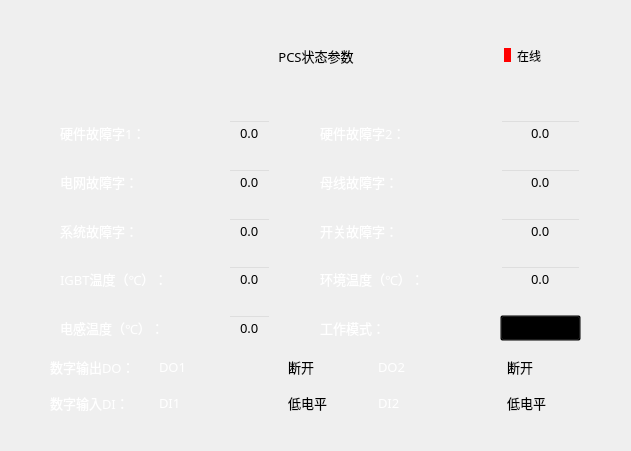
             <widget class="QWidget" name="widget_9" native="true">
              <property name="geometry">
               <rect>
                <x>9</x>
                <y>9</y>
                <width>631</width>
                <height>451</height>
               </rect>
              </property>
              <property name="styleSheet">
               <string notr="true">QWidget#widget_9
{
    border-image: url(:/res/Boxback.png);
}</string>
              </property>
              <widget class="QWidget" name="widget_6" native="true">
               <property name="geometry">
                <rect>
                 <x>80</x>
                 <y>20</y>
                 <width>461</width>
                 <height>71</height>
                </rect>
               </property>
               <property name="styleSheet">
                <string notr="true">background-color:transparent;</string>
               </property>
               <layout class="QHBoxLayout" name="horizontalLayout_10" stretch="0,1,1,0,0">
                <item>
                 <spacer name="horizontalSpacer_33">
                  <property name="orientation">
                   <enum>Qt::Horizontal</enum>
                  </property>
                  <property name="sizeHint" stdset="0">
                   <size>
                    <width>175</width>
                    <height>40</height>
                   </size>
                  </property>
                 </spacer>
                </item>
                <item>
                 <widget class="QLabel" name="label_38">
                  <property name="sizePolicy">
                   <sizepolicy hsizetype="Expanding" vsizetype="Preferred">
                    <horstretch>0</horstretch>
                    <verstretch>0</verstretch>
                   </sizepolicy>
                  </property>
                  <property name="font">
                   <font>
                    <family>黑体</family>
                    <pointsize>10</pointsize>
                   </font>
                  </property>
                  <property name="styleSheet">
                   <string notr="true">background-color:transparent;
border-image: url();</string>
                  </property>
                  <property name="text">
                   <string>PCS状态参数</string>
                  </property>
                  <property name="alignment">
                   <set>Qt::AlignCenter</set>
                  </property>
                 </widget>
                </item>
                <item>
                 <spacer name="horizontalSpacer_34">
                  <property name="orientation">
                   <enum>Qt::Horizontal</enum>
                  </property>
                  <property name="sizeHint" stdset="0">
                   <size>
                    <width>494</width>
                    <height>40</height>
                   </size>
                  </property>
                 </spacer>
                </item>
                <item>
                 <widget class="QLabel" name="modbus_status_6">
                  <property name="sizePolicy">
                   <sizepolicy hsizetype="Preferred" vsizetype="Fixed">
                    <horstretch>0</horstretch>
                    <verstretch>0</verstretch>
                   </sizepolicy>
                  </property>
                  <property name="styleSheet">
                   <string notr="true">background-color: rgb(255, 0, 0);
border-image: url();</string>
                  </property>
                  <property name="text">
                   <string/>
                  </property>
                 </widget>
                </item>
                <item>
                 <widget class="QLabel" name="label_39">
                  <property name="font">
                   <font>
                    <family>黑体</family>
                   </font>
                  </property>
                  <property name="styleSheet">
                   <string notr="true">border-image: url();
background-color:transparent;</string>
                  </property>
                  <property name="text">
                   <string>在线</string>
                  </property>
                 </widget>
                </item>
               </layout>
              </widget>
              <widget class="QWidget" name="widget" native="true">
               <property name="geometry">
                <rect>
                 <x>60</x>
                 <y>120</y>
                 <width>211</width>
                 <height>221</height>
                </rect>
               </property>
               <property name="styleSheet">
                <string notr="true">background-color:transparent;</string>
               </property>
               <layout class="QGridLayout" name="gridLayout_20">
                <item row="0" column="0">
                 <widget class="QLabel" name="label_83">
                  <property name="font">
                   <font>
                    <family>黑体</family>
                    <pointsize>10</pointsize>
                   </font>
                  </property>
                  <property name="styleSheet">
                   <string notr="true">background-color:transparent;
</string>
                  </property>
                  <property name="text">
                   <string>&lt;html&gt;&lt;head/&gt;&lt;body&gt;&lt;p&gt;&lt;span style=&quot; color:#ffffff;&quot;&gt;硬件故障字1：&lt;/span&gt;&lt;/p&gt;&lt;/body&gt;&lt;/html&gt;</string>
                  </property>
                 </widget>
                </item>
                <item row="0" column="1">
                 <widget class="QLineEdit" name="lineEdit_80">
                  <property name="font">
                   <font>
                    <family>黑体</family>
                    <pointsize>10</pointsize>
                   </font>
                  </property>
                  <property name="styleSheet">
                   <string notr="true">background-color:transparent;</string>
                  </property>
                  <property name="text">
                   <string>0.0</string>
                  </property>
                  <property name="alignment">
                   <set>Qt::AlignCenter</set>
                  </property>
                 </widget>
                </item>
                <item row="1" column="0">
                 <spacer name="verticalSpacer_82">
                  <property name="orientation">
                   <enum>Qt::Vertical</enum>
                  </property>
                  <property name="sizeHint" stdset="0">
                   <size>
                    <width>221</width>
                    <height>13</height>
                   </size>
                  </property>
                 </spacer>
                </item>
                <item row="2" column="0">
                 <widget class="QLabel" name="label_82">
                  <property name="font">
                   <font>
                    <family>黑体</family>
                    <pointsize>10</pointsize>
                   </font>
                  </property>
                  <property name="styleSheet">
                   <string notr="true">background-color:transparent;</string>
                  </property>
                  <property name="text">
                   <string>&lt;html&gt;&lt;head/&gt;&lt;body&gt;&lt;p&gt;&lt;span style=&quot; color:#ffffff;&quot;&gt;电网故障字：&lt;/span&gt;&lt;/p&gt;&lt;/body&gt;&lt;/html&gt;</string>
                  </property>
                 </widget>
                </item>
                <item row="2" column="1">
                 <widget class="QLineEdit" name="lineEdit_81">
                  <property name="sizePolicy">
                   <sizepolicy hsizetype="Expanding" vsizetype="Expanding">
                    <horstretch>0</horstretch>
                    <verstretch>0</verstretch>
                   </sizepolicy>
                  </property>
                  <property name="font">
                   <font>
                    <family>黑体</family>
                    <pointsize>10</pointsize>
                   </font>
                  </property>
                  <property name="styleSheet">
                   <string notr="true">background-color:transparent;</string>
                  </property>
                  <property name="text">
                   <string>0.0</string>
                  </property>
                  <property name="alignment">
                   <set>Qt::AlignCenter</set>
                  </property>
                 </widget>
                </item>
                <item row="3" column="0">
                 <spacer name="verticalSpacer_83">
                  <property name="orientation">
                   <enum>Qt::Vertical</enum>
                  </property>
                  <property name="sizeHint" stdset="0">
                   <size>
                    <width>221</width>
                    <height>13</height>
                   </size>
                  </property>
                 </spacer>
                </item>
                <item row="4" column="0">
                 <widget class="QLabel" name="label_81">
                  <property name="font">
                   <font>
                    <family>黑体</family>
                    <pointsize>10</pointsize>
                   </font>
                  </property>
                  <property name="styleSheet">
                   <string notr="true">background-color:transparent;</string>
                  </property>
                  <property name="text">
                   <string>&lt;html&gt;&lt;head/&gt;&lt;body&gt;&lt;p&gt;&lt;span style=&quot; color:#ffffff;&quot;&gt;系统故障字：&lt;/span&gt;&lt;/p&gt;&lt;/body&gt;&lt;/html&gt;</string>
                  </property>
                 </widget>
                </item>
                <item row="4" column="1">
                 <widget class="QLineEdit" name="lineEdit_78">
                  <property name="sizePolicy">
                   <sizepolicy hsizetype="Expanding" vsizetype="Expanding">
                    <horstretch>0</horstretch>
                    <verstretch>0</verstretch>
                   </sizepolicy>
                  </property>
                  <property name="font">
                   <font>
                    <family>黑体</family>
                    <pointsize>10</pointsize>
                   </font>
                  </property>
                  <property name="styleSheet">
                   <string notr="true">background-color:transparent;</string>
                  </property>
                  <property name="text">
                   <string>0.0</string>
                  </property>
                  <property name="alignment">
                   <set>Qt::AlignCenter</set>
                  </property>
                 </widget>
                </item>
                <item row="5" column="0">
                 <spacer name="verticalSpacer_85">
                  <property name="orientation">
                   <enum>Qt::Vertical</enum>
                  </property>
                  <property name="sizeHint" stdset="0">
                   <size>
                    <width>221</width>
                    <height>13</height>
                   </size>
                  </property>
                 </spacer>
                </item>
                <item row="6" column="0">
                 <widget class="QLabel" name="label_43">
                  <property name="font">
                   <font>
                    <family>黑体</family>
                    <pointsize>10</pointsize>
                   </font>
                  </property>
                  <property name="styleSheet">
                   <string notr="true">background-color:transparent;</string>
                  </property>
                  <property name="text">
                   <string>&lt;html&gt;&lt;head/&gt;&lt;body&gt;&lt;p&gt;&lt;span style=&quot; color:#ffffff;&quot;&gt;IGBT温度（℃）：&lt;/span&gt;&lt;/p&gt;&lt;/body&gt;&lt;/html&gt;</string>
                  </property>
                 </widget>
                </item>
                <item row="6" column="1">
                 <widget class="QLineEdit" name="lineEdit_41">
                  <property name="sizePolicy">
                   <sizepolicy hsizetype="Expanding" vsizetype="Expanding">
                    <horstretch>0</horstretch>
                    <verstretch>0</verstretch>
                   </sizepolicy>
                  </property>
                  <property name="font">
                   <font>
                    <family>黑体</family>
                    <pointsize>10</pointsize>
                   </font>
                  </property>
                  <property name="styleSheet">
                   <string notr="true">background-color:transparent;</string>
                  </property>
                  <property name="text">
                   <string>0.0</string>
                  </property>
                  <property name="alignment">
                   <set>Qt::AlignCenter</set>
                  </property>
                 </widget>
                </item>
                <item row="7" column="0">
                 <spacer name="verticalSpacer_51">
                  <property name="orientation">
                   <enum>Qt::Vertical</enum>
                  </property>
                  <property name="sizeHint" stdset="0">
                   <size>
                    <width>221</width>
                    <height>13</height>
                   </size>
                  </property>
                 </spacer>
                </item>
                <item row="8" column="0">
                 <widget class="QLabel" name="label_45">
                  <property name="font">
                   <font>
                    <family>黑体</family>
                    <pointsize>10</pointsize>
                   </font>
                  </property>
                  <property name="styleSheet">
                   <string notr="true">background-color:transparent;</string>
                  </property>
                  <property name="text">
                   <string>&lt;html&gt;&lt;head/&gt;&lt;body&gt;&lt;p&gt;&lt;span style=&quot; color:#ffffff;&quot;&gt;电感温度（℃）：&lt;/span&gt;&lt;/p&gt;&lt;/body&gt;&lt;/html&gt;</string>
                  </property>
                 </widget>
                </item>
                <item row="8" column="1">
                 <widget class="QLineEdit" name="lineEdit_43">
                  <property name="sizePolicy">
                   <sizepolicy hsizetype="Expanding" vsizetype="Expanding">
                    <horstretch>0</horstretch>
                    <verstretch>0</verstretch>
                   </sizepolicy>
                  </property>
                  <property name="font">
                   <font>
                    <family>黑体</family>
                    <pointsize>10</pointsize>
                   </font>
                  </property>
                  <property name="styleSheet">
                   <string notr="true">background-color:transparent;</string>
                  </property>
                  <property name="text">
                   <string>0.0</string>
                  </property>
                  <property name="alignment">
                   <set>Qt::AlignCenter</set>
                  </property>
                 </widget>
                </item>
               </layout>
              </widget>
              <widget class="QWidget" name="widget" native="true">
               <property name="geometry">
                <rect>
                 <x>320</x>
                 <y>120</y>
                 <width>261</width>
                 <height>221</height>
                </rect>
               </property>
               <property name="font">
                <font>
                 <family>黑体</family>
                 <pointsize>10</pointsize>
                </font>
               </property>
               <property name="styleSheet">
                <string notr="true">background-color:transparent;</string>
               </property>
               <layout class="QGridLayout" name="gridLayout_21">
                <item row="0" column="0">
                 <widget class="QLabel" name="label_77">
                  <property name="font">
                   <font>
                    <family>黑体</family>
                    <pointsize>10</pointsize>
                   </font>
                  </property>
                  <property name="styleSheet">
                   <string notr="true">background-color:transparent;</string>
                  </property>
                  <property name="text">
                   <string>&lt;html&gt;&lt;head/&gt;&lt;body&gt;&lt;p&gt;&lt;span style=&quot; color:#ffffff;&quot;&gt;硬件故障字2：&lt;/span&gt;&lt;/p&gt;&lt;/body&gt;&lt;/html&gt;</string>
                  </property>
                 </widget>
                </item>
                <item row="1" column="0">
                 <spacer name="verticalSpacer_81">
                  <property name="orientation">
                   <enum>Qt::Vertical</enum>
                  </property>
                  <property name="sizeHint" stdset="0">
                   <size>
                    <width>221</width>
                    <height>13</height>
                   </size>
                  </property>
                 </spacer>
                </item>
                <item row="2" column="0">
                 <widget class="QLabel" name="label_78">
                  <property name="font">
                   <font>
                    <family>黑体</family>
                    <pointsize>10</pointsize>
                   </font>
                  </property>
                  <property name="styleSheet">
                   <string notr="true">background-color:transparent;</string>
                  </property>
                  <property name="text">
                   <string>&lt;html&gt;&lt;head/&gt;&lt;body&gt;&lt;p&gt;&lt;span style=&quot; color:#ffffff;&quot;&gt;母线故障字：&lt;/span&gt;&lt;/p&gt;&lt;/body&gt;&lt;/html&gt;</string>
                  </property>
                 </widget>
                </item>
                <item row="3" column="0">
                 <spacer name="verticalSpacer_79">
                  <property name="orientation">
                   <enum>Qt::Vertical</enum>
                  </property>
                  <property name="sizeHint" stdset="0">
                   <size>
                    <width>221</width>
                    <height>13</height>
                   </size>
                  </property>
                 </spacer>
                </item>
                <item row="4" column="0">
                 <widget class="QLabel" name="label_79">
                  <property name="font">
                   <font>
                    <family>黑体</family>
                    <pointsize>10</pointsize>
                   </font>
                  </property>
                  <property name="styleSheet">
                   <string notr="true">background-color:transparent;</string>
                  </property>
                  <property name="text">
                   <string>&lt;html&gt;&lt;head/&gt;&lt;body&gt;&lt;p&gt;&lt;span style=&quot; color:#ffffff;&quot;&gt;开关故障字：&lt;/span&gt;&lt;/p&gt;&lt;/body&gt;&lt;/html&gt;</string>
                  </property>
                 </widget>
                </item>
                <item row="5" column="0">
                 <spacer name="verticalSpacer_80">
                  <property name="orientation">
                   <enum>Qt::Vertical</enum>
                  </property>
                  <property name="sizeHint" stdset="0">
                   <size>
                    <width>221</width>
                    <height>13</height>
                   </size>
                  </property>
                 </spacer>
                </item>
                <item row="7" column="0">
                 <spacer name="verticalSpacer_84">
                  <property name="orientation">
                   <enum>Qt::Vertical</enum>
                  </property>
                  <property name="sizeHint" stdset="0">
                   <size>
                    <width>221</width>
                    <height>13</height>
                   </size>
                  </property>
                 </spacer>
                </item>
                <item row="8" column="0">
                 <widget class="QLabel" name="label_188">
                  <property name="font">
                   <font>
                    <family>黑体</family>
                    <pointsize>10</pointsize>
                   </font>
                  </property>
                  <property name="styleSheet">
                   <string notr="true">background-color:transparent;</string>
                  </property>
                  <property name="text">
                   <string>&lt;html&gt;&lt;head/&gt;&lt;body&gt;&lt;p&gt;&lt;span style=&quot; color:#ffffff;&quot;&gt;工作模式：&lt;/span&gt;&lt;/p&gt;&lt;/body&gt;&lt;/html&gt;</string>
                  </property>
                 </widget>
                </item>
                <item row="6" column="0">
                 <widget class="QLabel" name="label_44">
                  <property name="font">
                   <font>
                    <family>黑体</family>
                    <pointsize>10</pointsize>
                   </font>
                  </property>
                  <property name="styleSheet">
                   <string notr="true">background-color:transparent;</string>
                  </property>
                  <property name="text">
                   <string>&lt;html&gt;&lt;head/&gt;&lt;body&gt;&lt;p&gt;&lt;span style=&quot; color:#ffffff;&quot;&gt;环境温度（℃）：&lt;/span&gt;&lt;/p&gt;&lt;/body&gt;&lt;/html&gt;</string>
                  </property>
                 </widget>
                </item>
                <item row="2" column="1" colspan="2">
                 <widget class="QLineEdit" name="lineEdit_77">
                  <property name="sizePolicy">
                   <sizepolicy hsizetype="Expanding" vsizetype="Expanding">
                    <horstretch>0</horstretch>
                    <verstretch>0</verstretch>
                   </sizepolicy>
                  </property>
                  <property name="font">
                   <font>
                    <family>黑体</family>
                    <pointsize>10</pointsize>
                   </font>
                  </property>
                  <property name="styleSheet">
                   <string notr="true">background-color:transparent;</string>
                  </property>
                  <property name="text">
                   <string>0.0</string>
                  </property>
                  <property name="alignment">
                   <set>Qt::AlignCenter</set>
                  </property>
                 </widget>
                </item>
                <item row="0" column="1" colspan="2">
                 <widget class="QLineEdit" name="lineEdit_76">
                  <property name="sizePolicy">
                   <sizepolicy hsizetype="Expanding" vsizetype="Expanding">
                    <horstretch>0</horstretch>
                    <verstretch>0</verstretch>
                   </sizepolicy>
                  </property>
                  <property name="font">
                   <font>
                    <family>黑体</family>
                    <pointsize>10</pointsize>
                   </font>
                  </property>
                  <property name="styleSheet">
                   <string notr="true">background-color:transparent;</string>
                  </property>
                  <property name="text">
                   <string>0.0</string>
                  </property>
                  <property name="alignment">
                   <set>Qt::AlignCenter</set>
                  </property>
                 </widget>
                </item>
                <item row="8" column="1" colspan="2">
                 <widget class="QComboBox" name="comboBox_2">
                  <property name="font">
                   <font>
                    <family>黑体</family>
                    <pointsize>10</pointsize>
                   </font>
                  </property>
                  <property name="styleSheet">
                   <string notr="true">background-color:transparent;</string>
                  </property>
                  <item>
                   <property name="text">
                    <string>电池恒压</string>
                   </property>
                  </item>
                 </widget>
                </item>
                <item row="6" column="1" colspan="2">
                 <widget class="QLineEdit" name="lineEdit_42">
                  <property name="sizePolicy">
                   <sizepolicy hsizetype="Expanding" vsizetype="Expanding">
                    <horstretch>0</horstretch>
                    <verstretch>0</verstretch>
                   </sizepolicy>
                  </property>
                  <property name="font">
                   <font>
                    <family>黑体</family>
                    <pointsize>10</pointsize>
                   </font>
                  </property>
                  <property name="styleSheet">
                   <string notr="true">background-color:transparent;</string>
                  </property>
                  <property name="text">
                   <string>0.0</string>
                  </property>
                  <property name="alignment">
                   <set>Qt::AlignCenter</set>
                  </property>
                 </widget>
                </item>
                <item row="4" column="1" colspan="2">
                 <widget class="QLineEdit" name="lineEdit_74">
                  <property name="sizePolicy">
                   <sizepolicy hsizetype="Expanding" vsizetype="Expanding">
                    <horstretch>0</horstretch>
                    <verstretch>0</verstretch>
                   </sizepolicy>
                  </property>
                  <property name="font">
                   <font>
                    <family>黑体</family>
                    <pointsize>10</pointsize>
                   </font>
                  </property>
                  <property name="styleSheet">
                   <string notr="true">background-color:transparent;</string>
                  </property>
                  <property name="text">
                   <string>0.0</string>
                  </property>
                  <property name="alignment">
                   <set>Qt::AlignCenter</set>
                  </property>
                 </widget>
                </item>
               </layout>
              </widget>
              <widget class="QWidget" name="widget" native="true">
               <property name="geometry">
                <rect>
                 <x>50</x>
                 <y>350</y>
                 <width>541</width>
                 <height>70</height>
                </rect>
               </property>
               <property name="styleSheet">
                <string notr="true">background-color:transparent;</string>
               </property>
               <layout class="QGridLayout" name="gridLayout_22">
                <item row="0" column="0">
                 <widget class="QLabel" name="label_46">
                  <property name="font">
                   <font>
                    <family>黑体</family>
                    <pointsize>10</pointsize>
                   </font>
                  </property>
                  <property name="styleSheet">
                   <string notr="true">background-color:transparent;</string>
                  </property>
                  <property name="text">
                   <string>&lt;html&gt;&lt;head/&gt;&lt;body&gt;&lt;p&gt;&lt;span style=&quot; color:#ffffff;&quot;&gt;数字输出DO：&lt;/span&gt;&lt;/p&gt;&lt;/body&gt;&lt;/html&gt;</string>
                  </property>
                 </widget>
                </item>
                <item row="0" column="1">
                 <widget class="QLabel" name="label_47">
                  <property name="font">
                   <font>
                    <family>黑体</family>
                    <pointsize>10</pointsize>
                   </font>
                  </property>
                  <property name="styleSheet">
                   <string notr="true">background-color:transparent;</string>
                  </property>
                  <property name="text">
                   <string>&lt;html&gt;&lt;head/&gt;&lt;body&gt;&lt;p&gt;&lt;span style=&quot; color:#ffffff;&quot;&gt;DO1&lt;/span&gt;&lt;/p&gt;&lt;/body&gt;&lt;/html&gt;</string>
                  </property>
                 </widget>
                </item>
                <item row="0" column="2">
                 <widget class="QCheckBox" name="checkBox">
                  <property name="font">
                   <font>
                    <family>黑体</family>
                    <pointsize>10</pointsize>
                   </font>
                  </property>
                  <property name="styleSheet">
                   <string notr="true">background-color:transparent;</string>
                  </property>
                  <property name="text">
                   <string>断开</string>
                  </property>
                  <property name="tristate">
                   <bool>false</bool>
                  </property>
                 </widget>
                </item>
                <item row="0" column="3">
                 <widget class="QLabel" name="label_136">
                  <property name="font">
                   <font>
                    <family>黑体</family>
                    <pointsize>10</pointsize>
                   </font>
                  </property>
                  <property name="styleSheet">
                   <string notr="true">background-color:transparent;</string>
                  </property>
                  <property name="text">
                   <string>&lt;html&gt;&lt;head/&gt;&lt;body&gt;&lt;p&gt;&lt;span style=&quot; color:#ffffff;&quot;&gt;DO2&lt;/span&gt;&lt;/p&gt;&lt;/body&gt;&lt;/html&gt;</string>
                  </property>
                 </widget>
                </item>
                <item row="0" column="4">
                 <widget class="QCheckBox" name="checkBox_2">
                  <property name="font">
                   <font>
                    <family>黑体</family>
                    <pointsize>10</pointsize>
                   </font>
                  </property>
                  <property name="styleSheet">
                   <string notr="true">background-color:transparent;</string>
                  </property>
                  <property name="text">
                   <string>断开</string>
                  </property>
                  <property name="tristate">
                   <bool>false</bool>
                  </property>
                 </widget>
                </item>
                <item row="1" column="0">
                 <widget class="QLabel" name="label_187">
                  <property name="font">
                   <font>
                    <family>黑体</family>
                    <pointsize>10</pointsize>
                   </font>
                  </property>
                  <property name="styleSheet">
                   <string notr="true">background-color:transparent;</string>
                  </property>
                  <property name="text">
                   <string>&lt;html&gt;&lt;head/&gt;&lt;body&gt;&lt;p&gt;&lt;span style=&quot; color:#ffffff;&quot;&gt;数字输入DI：&lt;/span&gt;&lt;/p&gt;&lt;/body&gt;&lt;/html&gt;</string>
                  </property>
                 </widget>
                </item>
                <item row="1" column="1">
                 <widget class="QLabel" name="label_185">
                  <property name="font">
                   <font>
                    <family>黑体</family>
                    <pointsize>10</pointsize>
                   </font>
                  </property>
                  <property name="styleSheet">
                   <string notr="true">background-color:transparent;</string>
                  </property>
                  <property name="text">
                   <string>&lt;html&gt;&lt;head/&gt;&lt;body&gt;&lt;p&gt;&lt;span style=&quot; color:#ffffff;&quot;&gt;DI1&lt;/span&gt;&lt;/p&gt;&lt;/body&gt;&lt;/html&gt;</string>
                  </property>
                 </widget>
                </item>
                <item row="1" column="2">
                 <widget class="QCheckBox" name="checkBox_6">
                  <property name="font">
                   <font>
                    <family>黑体</family>
                    <pointsize>10</pointsize>
                   </font>
                  </property>
                  <property name="styleSheet">
                   <string notr="true">background-color:transparent;</string>
                  </property>
                  <property name="text">
                   <string>低电平</string>
                  </property>
                  <property name="tristate">
                   <bool>false</bool>
                  </property>
                 </widget>
                </item>
                <item row="1" column="3">
                 <widget class="QLabel" name="label_186">
                  <property name="font">
                   <font>
                    <family>黑体</family>
                    <pointsize>10</pointsize>
                   </font>
                  </property>
                  <property name="styleSheet">
                   <string notr="true">background-color:transparent;</string>
                  </property>
                  <property name="text">
                   <string>&lt;html&gt;&lt;head/&gt;&lt;body&gt;&lt;p&gt;&lt;span style=&quot; color:#ffffff;&quot;&gt;DI2&lt;/span&gt;&lt;/p&gt;&lt;/body&gt;&lt;/html&gt;</string>
                  </property>
                 </widget>
                </item>
                <item row="1" column="4">
                 <widget class="QCheckBox" name="checkBox_5">
                  <property name="font">
                   <font>
                    <family>黑体</family>
                    <pointsize>10</pointsize>
                   </font>
                  </property>
                  <property name="styleSheet">
                   <string notr="true">background-color:transparent;</string>
                  </property>
                  <property name="text">
                   <string>低电平</string>
                  </property>
                  <property name="tristate">
                   <bool>false</bool>
                  </property>
                 </widget>
                </item>
               </layout>
              </widget>
             </widget>
